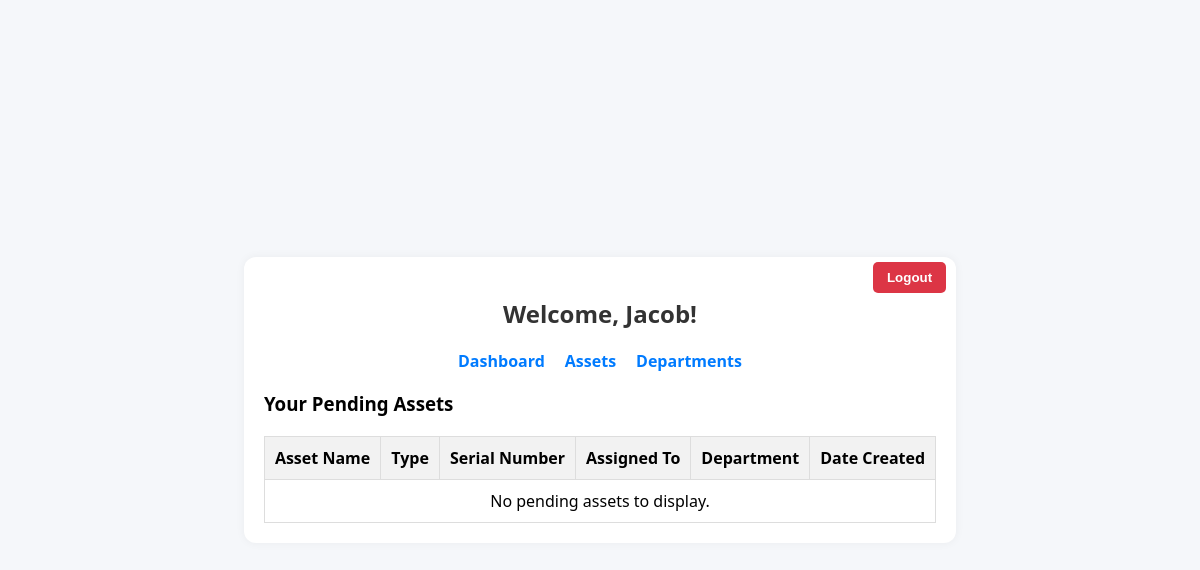
The app's page /dashboard (signed in), older data.
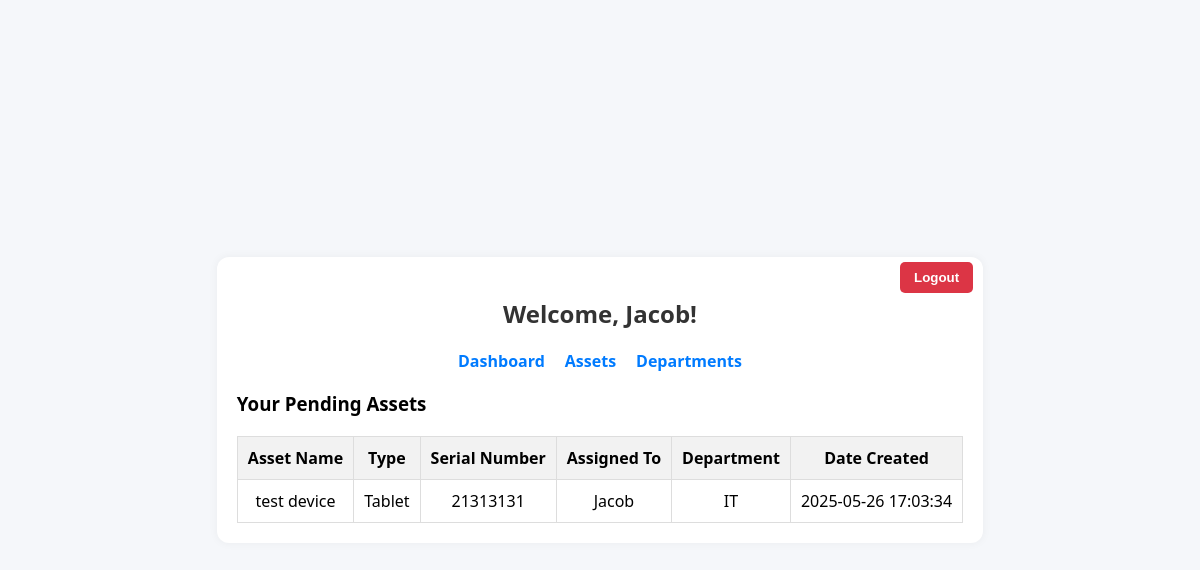
The same page, newer data.
### tables this page shows
CREATE TABLE Asset (
        id INTEGER PRIMARY KEY AUTOINCREMENT,
        name TEXT NOT NULL,
        description TEXT,
        type TEXT,
        serial_number TEXT UNIQUE,
        date_created TEXT,
        in_use INTEGER NOT NULL DEFAULT 1,
        approved INTEGER NOT NULL DEFAULT 0,
        owner_id INTEGER,
        department_id INTEGER,
        FOREIGN KEY(owner_id) REFERENCES User(id),
        FOREIGN KEY(department_id) REFERENCES Department(id)
    );

CREATE TABLE User (
        id INTEGER PRIMARY KEY AUTOINCREMENT,
        username TEXT UNIQUE NOT NULL,
        password_hash TEXT NOT NULL,
        role TEXT NOT NULL CHECK(role IN ('Admin', 'User'))
    );

CREATE TABLE Department (
        id INTEGER PRIMARY KEY AUTOINCREMENT,
        name TEXT NOT NULL
    );

### app.py (the view)
@app.route('/dashboard')
@login_required
def dashboard():
    user = current_user()
    connection = get_db()
    cursor = connection.cursor()
    if(user['role'] == 'Admin'):
        cursor.execute('''
            SELECT a.*, u.username AS owner_username, d.name AS department_name
            FROM Asset a
            LEFT JOIN User u ON a.owner_id = u.id
            LEFT JOIN Department d ON a.department_id = d.id
            WHERE a.approved = 0
        ''')
    else:
        cursor.execute('''
            SELECT a.*, u.username AS owner_username, d.name AS department_name
            FROM Asset a
            LEFT JOIN User u ON a.owner_id = u.id
            LEFT JOIN Department d ON a.department_id = d.id
            WHERE a.owner_id = ? AND a.approved = 0
        ''', (user['id'],))
    assets = [dict(row) for row in cursor.fetchall()]
    return render_template('dashboard.html', user=user, assets=assets)

### app.py (called while the page is built)
def get_db():
    if 'db' not in g:
        g.db = sql.connect(app.config['DATABASE'])
        g.db.row_factory = sql.Row
    return g.db

def query_db(query, args=(), one=False):
    cursor = get_db().execute(query, args)
    rv = cursor.fetchall()
    cursor.close()
    return (rv[0] if rv else None) if one else rv

def current_user():
    if 'user_id' in session:
        return query_db('SELECT * FROM User WHERE id = ?', [session['user_id']], one=True)
    return None

def login_required(f):
    @wraps(f)
    def decorated_function(*args, **kwargs):
        if 'user_id' not in session:
            flash('Please log in to access this page.', 'warning')
            return redirect(url_for('login'))
        return f(*args, **kwargs)
    return decorated_function

### templates/dashboard.html (shortened to what this page needs)
<!DOCTYPE html>
<html lang="en">
  <head>
    <link
      rel="stylesheet"
      href="{{ url_for('static', filename='css/dashboard.css') }}"
    />
  </head>
  <body>
    <div class="dashboard-container">
      <form method="post" action="{{ url_for('logout') }}" class="logout-form">
        <button type="submit">Logout</button>
      </form>
      <h2 class="text-center">Welcome, {{ user['username'] }}!</h2>
      <nav class="nav-links">
        <a href="{{ url_for('dashboard') }}">Dashboard</a>
        <a href="{{ url_for('assets') }}">Assets</a>
        <a href="{{ url_for('departments') }}">Departments</a>
      </nav>
      <h3>
        {{ 'All Pending Assets' if user['role'] == 'Admin' else 'Your Pending
        Assets' }}
      </h3>
      <table class="assets-table">
        <thead>
          <tr>
            <th>Asset Name</th>
            <th>Type</th>
            <th>Serial Number</th>
            <th>Assigned To</th>
            <th>Department</th>
            <th>Date Created</th>
          </tr>
        </thead>
        <tbody>
          {% for asset in assets %}
          <tr>
            <td>{{ asset['name'] }}</td>
            <td>{{ asset['type'] }}</td>
            <td>{{ asset['serial_number'] }}</td>
            <td>{{ asset['owner_username'] }}</td>
            <td>{{ asset['department_name'] or '—' }}</td>
            <td>{{ asset['date_created'] }}</td>
          </tr>
          {% endfor %} {% if assets|length == 0 %}
          <tr>
            <td colspan="6">No pending assets to display.</td>
          </tr>
          {% endif %}
        </tbody>
      </table>
    </div>
  </body>
</html>

Row changes from the older to the newer data that the page shows:
added Asset: name "test device", type "Tablet", serial_number "21313131", owner_username "Jacob", name "IT", date_created "2025-05-26 17:03:34"
Text that changed along with them:
text no longer shown: "No pending assets to display."
